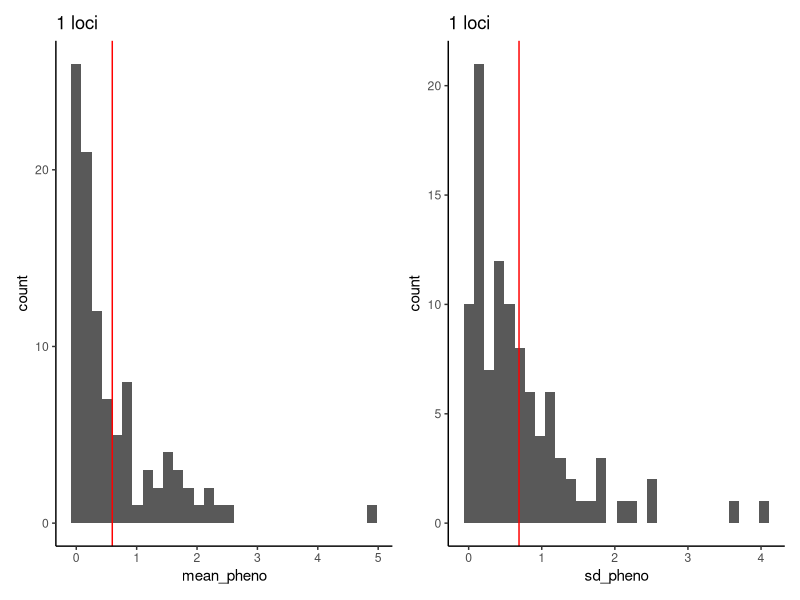
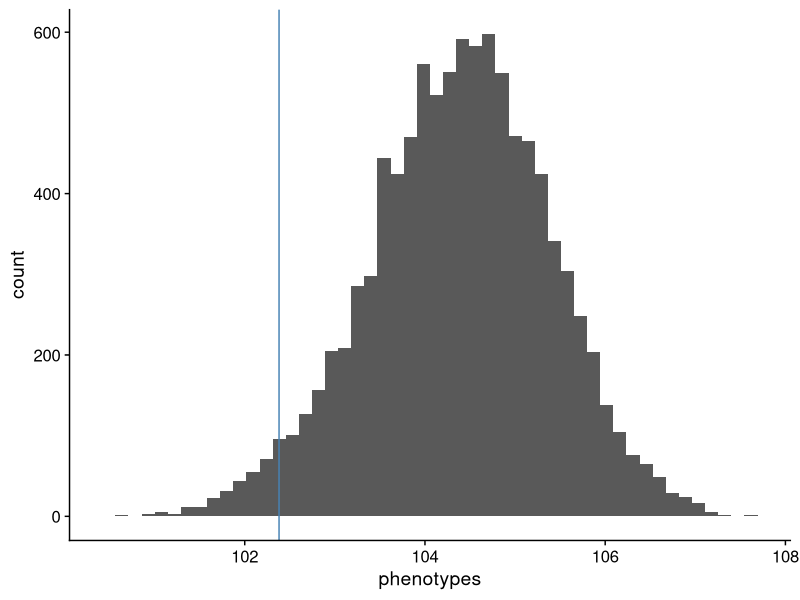
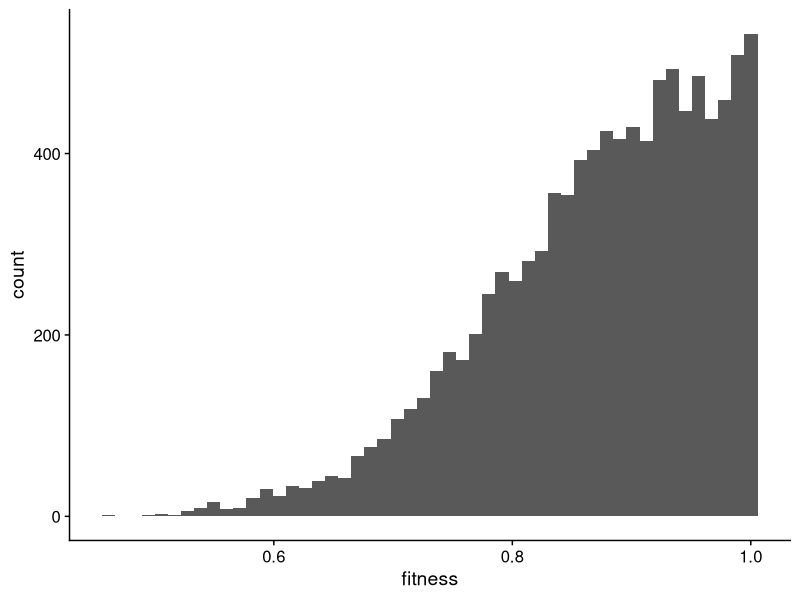
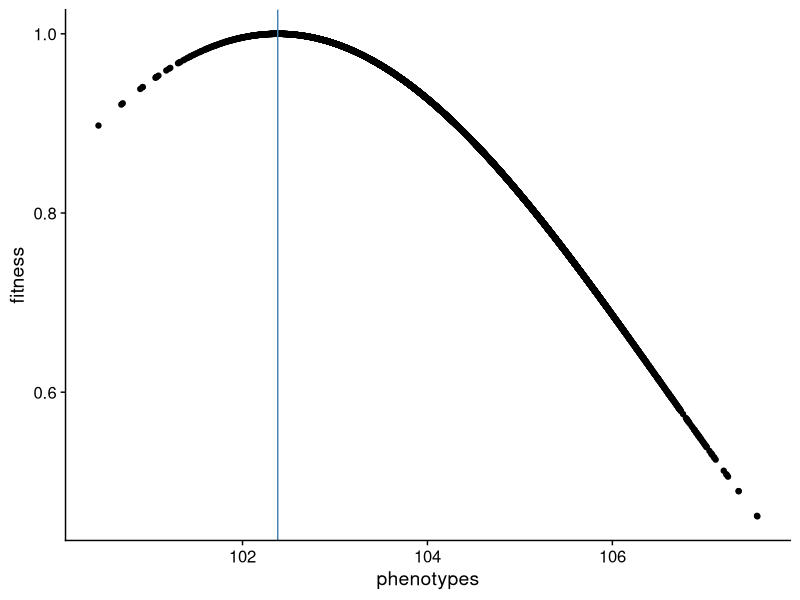
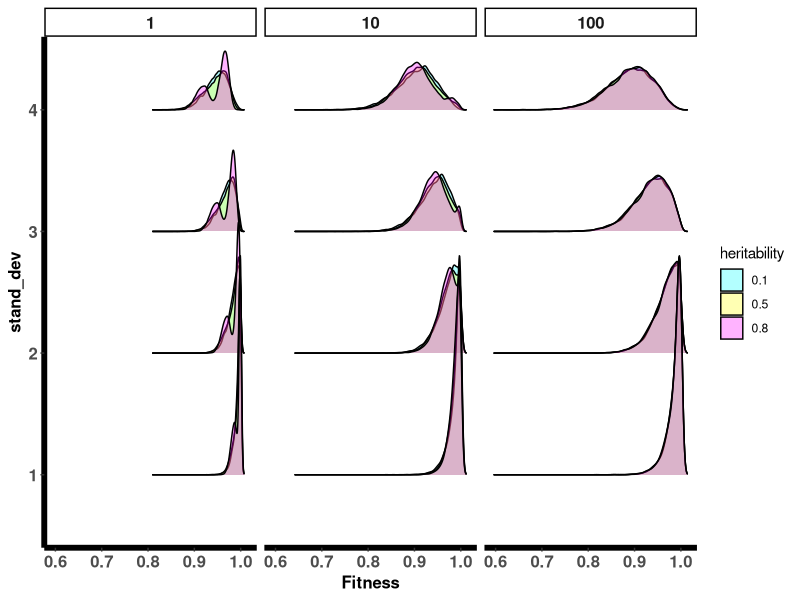
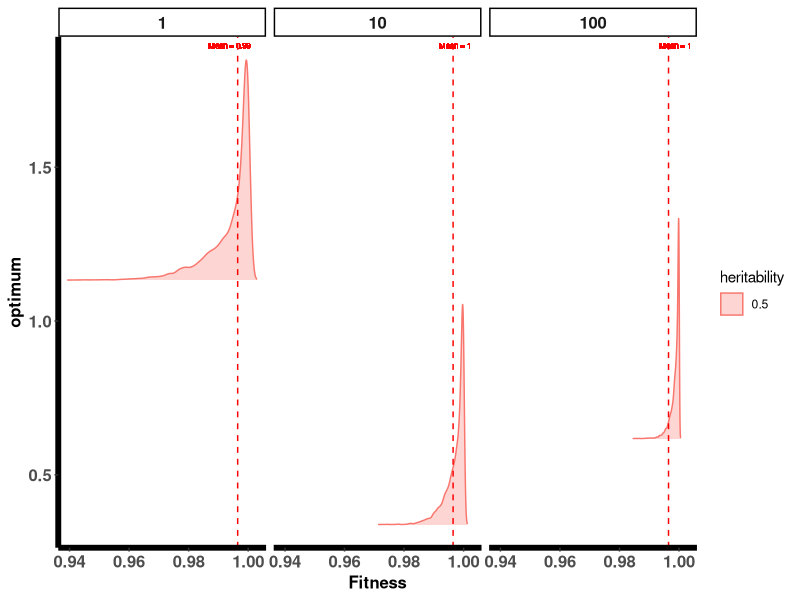

Reproduce these figures in R, in order. (Note: this script raises an error after producing the figures.)
## ---- chunk 1
library(tidyverse)
library(patchwork)
library(cowplot)

seeds <- round(seq(1234, 2500, length.out = 100))

nloci <- 1
ninds <- 10000
h2 <- 0.5

mean_pheno <- numeric(length = length(seeds))
sd_pheno <- numeric(length = length(seeds))

for (i in seq_along(seeds)) {
  seed <- seeds[i]
  set.seed(seed)
  
  effects <- rexp(nloci)
  markers <- runif(nloci, 0, 1) #Probability of carrying a given allele 
  additive <- numeric(length = ninds)
  
  for (ind in 1:ninds) {
    geno <- rbinom(nloci, 1, markers)
    effs <- geno*effects
    additive[ind] <- sum(effs)
  }
  V_A <- var(additive)
  V_E <- (V_A/h2)- V_A
  env <- rnorm(ninds, 0.0, sqrt(V_E))
  
  df <- tibble(phenotypes = additive + env)
  #df$phenotypes <- (df$phenotypes / sd(df$phenotypes))
  mean_pheno[i] <- mean(df$phenotypes)
  sd_pheno[i] <- sd(df$phenotypes)
}

mypheno <- tibble(mean_pheno = mean_pheno, sd_pheno = sd_pheno)
# head(mypheno)
# max(mypheno$mean_pheno)
# min(mypheno$mean_pheno)

µs <- mypheno %>% summarise(µp = mean(mean_pheno), µsd = mean(sd_pheno))
## ---- chunk 2
library(patchwork)

p1 <- ggplot()+
  geom_histogram(data = mypheno, aes(mean_pheno), bins = 30)+
  geom_vline(xintercept = µs$µp, color = "red")+
  ggtitle("1 loci")+
  theme(plot.title = element_text(hjust = 0.5))+
  theme_classic()

p2 <- ggplot()+
  geom_histogram(data = mypheno, aes(sd_pheno), bins = 30)+
  geom_vline(xintercept = µs$µsd, color = "red")+
  ggtitle("1 loci")+
  theme(plot.title = element_text(hjust = 0.5))+
  theme_classic()

p1|p2
## ---- chunk 3
library(tidyverse)
library(cowplot)
theme_set(theme_cowplot())

rm(list = ls())
set.seed(7711)

#how many loci
nloci <- 1

#how many individuals
ninds <- 10000

#heritability
h2 <- 0.5

#get effects
effects <- rexp(nloci)
#effects <- rgamma(nloci, 8, 7)
#effects <- rbeta(nloci, 1, 1)
#get freqs
markers <- runif(nloci,0.01,0.99)

additive <- numeric(length = ninds)

for(ii in 1:ninds){
  #get genotype for 10 loci for one individual
  geno <- rbinom(rep(1,10),rep(1,10), markers)
  effs <- geno*effects
  additive[ii] <- sum(effs)
}

V_A <- var(additive)
V_E <- (V_A/h2)- V_A
env <- rnorm(ninds, 0.0, sqrt(V_E))

phenotypes <- tibble(phenotypes = additive + env)

phenotypes$phenotypes <- (phenotypes$phenotypes/ sd(phenotypes$phenotypes)) + 100

#phenotypes$phenotypes <- ((phenotypes$phenotypes - mean(phenotypes$phenotypes))/sd(phenotypes$phenotypes)) + 100


#phenotypes$phenotypes <- (phenotypes$phenotypes/ max(phenotypes$phenotypes))  + 100
#phenotypes$phenotypes <- quantile(phenotypes$phenotypes, rank(phenotypes$phenotypes)/ length(phenotypes$phenotypes))
#phenotypes$phenotypes <- (phenotypes$phenotypes - mean(phenotypes$phenotypes))/ sd(phenotypes$phenotypes) 
#phenotypes$phenotypes <- ((phenotypes$phenotypes - min(phenotypes$phenotypes))/ (max(phenotypes$phenotypes) - min(phenotypes$phenotypes)))
#phenotypes$phenotypes <- (phenotypes$phenotypes/ mean(phenotypes$phenotypes))  + 100

#define new optimum
new_opt <- mean(phenotypes$phenotypes) - sd(phenotypes$phenotypes)*2

phenotypes |>
  ggplot(aes(x=phenotypes)) +
  geom_histogram(bins = 50) +
  geom_vline(xintercept = new_opt, color = "steelblue")


scaling_f <- mean(phenotypes$phenotypes)
  
#phenotypes$fitness <- 1 - ((phenotypes$phenotypes - new_opt)^2/phenotypes$phenotypes) #Quadratic
#phenotypes$fitness <- exp(-(1/10) * (phenotypes$phenotypes - new_opt)^2)# we can alsp try 1/
phenotypes$fitness <- exp(-(3/mean(phenotypes$phenotypes)) * ((phenotypes$phenotypes - new_opt))^2)

#phenotypes$fitness <- exp(-(3/(scaling_f)) * (phenotypes$phenotypes - new_opt)^2)
#phenotypes$fitness <- (dnorm(new_opt - phenotypes$phenotypes, 10))

phenotypes |>
  ggplot(aes(x=fitness)) +
  geom_histogram(bins = 50)


phenotypes |>
  ggplot(aes(phenotypes, fitness)) +
  geom_point() +
  #ylim(0,1) +
  geom_vline(xintercept = new_opt, color = "steelblue")
 #  
## ---- chunk 4
# nloci <- c(1, 10, 30, 100, 300, 1000)
# ninds <- 10000
# h2s <- c(0.1, 0.5, 0.8)
# sds <- 1:4
# 
# seeds <-1234 #round(seq(1234, 2500, length.out = 50))
# 
# # Initialize df dataframe
# df <- tibble()
# 
# for (seed in seeds) {
#   set.seed(seed)
#   
#   for(locus in nloci){
#     effects <- rexp(locus)
#     markers <- runif(locus, 0, 1) # Probability of carrying a given allele
#     additive <- numeric(length = ninds)
#     
#     for (ind in 1:ninds) {
#       geno <- rbinom(locus, 1, markers)
#       effs <- geno * effects
#       additive[ind] <- sum(effs)
#       V_A <- locus/3 # Scaling VA based on the observation
#     }
#    # V_A <- locus/3
#     #V_A <- var(additive)
#     
#     for(h2 in h2s){
#       V_E <- (V_A / h2) - V_A
#       env <- rnorm(ninds, 0.0, sqrt(V_E))
#       
#       for (sd in sds) {
#         myphedata <- tibble(
#           phenotypes = additive + env,
#           
#           mup = 0.5*locus, # Expected mean
#           sdp = sqrt(locus/(3*h2)), #Expected standard deviation
#           phenotype = ((phenotypes - mup)/sdp), # Phenotype scaling
#           
#           optimum = mean(phenotype) + (sd * sd(phenotype)),
#           sd = sd,  # Add sd column
#           seed = seed,  # Add seed column
#           h2 = h2,  # Add h2 column
#           locus = locus  # Add locus column
#         )
#         df <- bind_rows(df, myphedata)
#       }
#     }
#   }
# }
# 
# newdataset <- df %>% group_by(seed, sd, locus, h2) %>%
#   mutate(Fitness = exp(-(1/150) * (phenotype - optimum)^2),
#     heritability = factor(h2),
#     stand_dev = factor(sd))

## ---- chunk 5
# library(ggridges)
# theme_set(theme_classic())
# 
# ggplot(newdataset, aes(y = stand_dev, x = Fitness)) +
#   geom_density_ridges(aes(fill = heritability), alpha = 0.3,bandwidth = 0.01) + 
#   scale_fill_manual(values = c("cyan", "yellow", "magenta")) +
#   facet_grid(~locus)+
#   theme(axis.text = element_text(size = 12, face = "bold"),
#         axis.line = element_line(size = 2),
#         axis.title = element_text(size = 12, face = "bold"),
#         strip.text = element_text(size = 12, face = "bold"))
## ---- chunk 6
rm(list = ls())
library(tidyverse)

nloci <- c(1, 10, 100) #, 500, 1000, 10000
ninds <- 10000
h2s <- c(0.1, 0.5, 0.8)
sds <- 1:4

seeds <-1234 #round(seq(1234, 2500, length.out = 50))

# Initialize df dataframe
df <- tibble()

for (seed in seeds) {
  set.seed(seed)
  
  for(locus in nloci){
    effects <- rexp(locus)
    markers <- runif(locus, 0, 1) # Probability of carrying a given allele
    additive <- numeric(length = ninds)
    
    for (ind in 1:ninds) {
      geno <- rbinom(locus, 1, markers)
      effs <- geno * effects
      additive[ind] <- sum(effs)
    }
    V_A <- var(additive)#locus/3
    
    for(h2 in h2s){
      V_E <- (V_A / h2) - V_A
      env <- rnorm(ninds, 0.0, sqrt(V_E))

       for (sd in sds) {
         #sdp <- sqrt(locus / (3 * h2))
        if (locus == 1) {
          sdp <- sqrt(locus*3/h2)
        } else {
          sdp <- sqrt(locus / (3 * h2))
        }
        myphedata <- tibble(
          phenotypes = additive + env,
          
          mup = 0.5*locus, # Expected mean
          sdp = sdp, #Expected standard deviation.         
          phenotype = ((phenotypes - mup)/sdp), # Phenotype scaling
          
          optimum = mean(phenotype) + sd * sd(phenotype),
          ## Fitness = ifelse(locus==1, exp(-(1/100) * (phenotype - optimum)^2), 
            ##                exp(-(1/locus) * (phenotype - optimum)^2)),
          sd = sd,  # Add sd column
          seed = seed,  # Add seed column
          h2 = h2,  # Add h2 column
          locus = locus  # Add locus column
        )
        df <- bind_rows(df, myphedata)
      }
    }
  }
}

newdataset <- df %>% #group_by(sd, locus, h2) %>%
  mutate(heritability = factor(h2),
    stand_dev = factor(sd),
    Fitness = ifelse(locus==1, exp(-(1/150) * (phenotype - optimum)^2), 
                           exp(-(1/150) * (phenotype - optimum)^2))
    )

## ---- chunk 7
library(cowplot)
library(patchwork)
library(ggridges)
theme_set(theme_classic())

ggplot(newdataset, aes(y = stand_dev, x = Fitness)) +
  geom_density_ridges(aes(fill = heritability), alpha = 0.3) + # ,bandwidth = 0.12, rel_min_height = 0.0005
  scale_fill_manual(values = c("cyan", "yellow", "magenta")) +
  facet_grid(~locus, scales = "free_y")+
  #scale_y_discrete(expand = c(0.01, 0))+
  theme(axis.text = element_text(size = 12, face = "bold"),
        axis.line = element_line(size = 2),
        axis.title = element_text(size = 12, face = "bold"),
        strip.text = element_text(size = 12, face = "bold"))
## ---- chunk 8
rm(list = ls())
library(tibble)
library(dplyr)

nloci <- c(1, 10, 100) #, 500, 1000, 10000
ninds <- 10000
h2s <- c(0.5)
sds <- 1

seeds <- 1234 #round(seq(1234, 2500, length.out = 50))

# Initialize df dataframe
df <- tibble()

for (seed in seeds) {
  set.seed(seed)
  
  for (locus in nloci) {
    effects <- rexp(locus)
    markers <- runif(locus, 0, 1) # Probability of carrying a given allele
    additive <- numeric(length = ninds)
    
    for (ind in 1:ninds) {
      geno <- rbinom(locus, 1, markers)
      effs <- geno * effects
      additive[ind] <- sum(effs)
    }
    V_A <- var(additive) # locus/3
    
    for (h2 in h2s) {
      V_E <- (V_A / h2) - V_A
      env <- rnorm(ninds, 0.0, sqrt(V_E))
      
      for (sd in sds) {
        if (locus == 1) {
          sdp <- sqrt(locus * 3 / h2)
        } else {
          sdp <- sqrt(locus / (3 * h2))
        }
        myphedata <- tibble(
          phenotypes = additive + env,
          mup = 0.5 * locus, # Expected mean
          sdp = sdp, # Expected standard deviation
          phenotype = ((phenotypes - mup) / sdp), # Phenotype scaling
          optimum = mean(phenotype) + sd * sd(phenotype),
          sd = sd, # Add sd column
          seed = seed, # Add seed column
          h2 = h2, # Add h2 column
          locus = locus # Add locus column
        )
        df <- bind_rows(df, myphedata)
      }
    }
  }
}

newdataset <- df %>% group_by(sd, locus, h2, optimum) %>%
  mutate(
    heritability = factor(h2),
    stand_dev = factor(sd),
    Fitness = ifelse(locus == 1, exp(-(1/150) * (phenotype - optimum)^2),
                     exp(-(1/(150 * sqrt(locus))) * (phenotype - optimum)^2))
  )

## ---- chunk 9

newdataset2 <- newdataset %>% group_by(sd, locus, heritability) %>%
  mutate(Fitness = (round(Fitness, digits = 6)),
         Optimum = factor(round(optimum, digits = 6)),
         Mean_Fitness = mean(Fitness, na.rm = TRUE)) %>%
  filter(stand_dev ==1)

ggplot(newdataset2, aes(y = optimum, x = Fitness, color = heritability)) +
  geom_density_ridges(aes(fill = heritability), alpha = 0.3) +
  geom_vline(aes(xintercept = mean(Fitness)), linetype="dashed", color = "red") +
  geom_text(aes(x = Mean_Fitness, label = paste("Mean =", round(Mean_Fitness, 2))), y = Inf, vjust = 2, color = "red", size = 2) +
  facet_grid(~locus, scales = "free_y")+
  theme(axis.text = element_text(size = 12, face = "bold"),
        axis.line = element_line(size = 2),
        axis.title = element_text(size = 12, face = "bold"),
        strip.text = element_text(size = 12, face = "bold"))
## ---- chunk 10
newdataset2 <- df %>% group_by(seed, sd, locus, h2) %>%
  mutate(heritability = factor(h2),
    stand_dev = factor(sd),
    Fitness = as.factor(round(Fitness, digits = 5)))

ggplot(newdataset2, aes(phenotype, Fitness, fill = heritability)) +
  geom_density_ridges(aes(fill = heritability), alpha = 0.3) +
  facet_grid(~locus, scales = "free_y")+
  theme(axis.text = element_text(size = 12, face = "bold"),
        axis.line = element_line(size = 2),
        axis.title = element_text(size = 12, face = "bold"),
        strip.text = element_text(size = 12, face = "bold"))
## ---- chunk 11
#unique(newdataset2$Fitness)
## ---- chunk 12
rm(list = ls())
library(tibble)
library(dplyr)

nloci <- c(1, 10, 100, 300)
ninds <- 10000
h2s <- c(0.1, 0.5, 0.8)
sds <- 1:4

seeds <- 690897

# Initialize df as an empty tibble
df <- tibble()#numeric(length = ninds)

  # Loop for loci
  for (locus in nloci) {
    effects <- rexp(locus)
    markers <- runif(locus, 0, 1)
    additive <- numeric(length = ninds)

    #  Additive effects for individuals
    for (ind in 1:ninds) {
      geno <- rbinom(locus, 1, markers)
      effs <- geno * effects
      additive[ind] <- sum(effs)
    }
    V_A <- locus / 3

    # Loop for heritabilities
    for (h2 in h2s) {
      V_E <- (V_A / h2) - V_A
      env <- rnorm(ninds, 0.0, sqrt(V_E))
      
      for (stand in sds) {
        myphedata <- tibble(
          phenotypes = additive + env,
          mup = 0.5 * locus, # Expected mean
          sdp = ifelse(locus == 1, sqrt((3*locus) / h2), sqrt(locus / (3 * h2))), 
          phenotype = (phenotypes - mup) / sdp, # Phenotype scaling
          optimum = mean(phenotype) + (stand * sd(phenotype)),
          Fitness = ifelse(locus <= 10, exp(-(1/100) * (phenotype - optimum)^2), 
                           exp(-(1/(100*sdp)) * (phenotype - optimum)^2)),
          stand = stand,  
          h2 = h2,  
          locus = locus
        )
        df <- bind_rows(df, myphedata)
      }
    }
  }

## ---- chunk 13
newdataset <- df %>%
  group_by(stand, locus, h2) %>%
  mutate(
    heritability = factor(h2),
    stand_dev = factor(stand),
    optimum = factor(optimum),
    mean_fitness = mean(Fitness)
  )
## ---- chunk 14
library(ggplot2)
library(ggridges)
theme_set(theme_classic())

ggplot(newdataset %>% filter(stand==4, heritability == 0.5), aes(x = Fitness, y = round(optimum, digits = 4))) +
  geom_density_ridges(aes(fill = heritability), alpha = 0.3, bandwidth = 0.01) + # fill = heritability
  scale_fill_manual(values = c("magenta", "cyan", "yellow")) +
  geom_vline(aes(xintercept = mean_fitness), color = "darkblue") +
  geom_text(aes(x = mean_fitness, label = paste("Mean =", round(mean_fitness, 4)),), y = 3, vjust = 0.5, hjust = 0.5, color = "darkblue", size = 2) +
  facet_grid(~locus)
## ---- chunk 15
library(tidyverse)
library(cowplot)
library(ggridges)
sds <- 1:4
dataf1 <- list() # Ensure this is a list
for (sdt in sds) {
  set.seed(124935)
  phenotypes <- seq(from = -6, to = 6, by = 0.1)
  phenotypes = (phenotypes - mean(phenotypes))/sd(phenotypes)
  optimum <- mean(phenotypes) + sdt * sd(phenotypes)
  fitness <- exp(-(1/150) * (phenotypes - optimum)^2)
  sdt <- sdt
  dataf1[[sdt]] <- tibble(phenotypes, optimum, fitness, sdt) # Corrected to dataf1
}
#tail(dataf1[[4]]) # Display the head of the first tibble in the list
dataf1 <- bind_rows(dataf1)
tail(dataf1)
## ---- chunk 16
library(ggridges)
theme_set(theme_classic())

dataf2 <- dataf1 %>% 
  mutate(optimum = factor(round(optimum, digits = 3)), standv = factor(sdt))

# Calculate the mean fitness for each standv group
mean_fitness <- dataf2 %>% 
  group_by(standv) %>% 
  summarize(mean_optimum = mean(fitness))

ggplot(dataf2) +
  geom_density_ridges(aes(y = optimum, x = fitness, color = standv, fill = standv), alpha = 0.3) +
  geom_vline(data = mean_fitness, aes(xintercept = mean_optimum), color = "blue") +
  geom_text(data = mean_fitness, aes(x = mean_optimum, label = paste("Mean =", round(mean_optimum, 2))), 
            y = 5, vjust = 0.5, hjust = 0.5, color = "darkred", size = 3) +  
  facet_grid(~standv, scales = "free_y") +
  theme(axis.text = element_text(size = 12, face = "bold"),
        axis.line = element_line(size = 2),
        axis.title = element_text(size = 12, face = "bold"),
        strip.text = element_text(size = 12, face = "bold"))
## ---- chunk 17
rm(list = ls())
library(tibble)
library(dplyr)

nloci <- c(1, 10, 100) # Number of loci
inds <- 10000 # Number of individuals
h2s <- c(0.1, 0.8) # Heritability
sds <- 1:4 # Standard deviations for optimum

# dataframe
df_list <- list()  # List to store iterations
for (iteration in 1:500) { # 1000 iterations
  df <- tibble()  # dataframe for each iteration
  mypheno <- list()
  #set.seed(iteration)  # Use iteration as seeds
  for(locus in nloci){
    effs <- rexp(locus) # Random effects
    markers <- runif(locus, 0, 1) # Random markers
    additive <- numeric(inds)
    for(ind in 1:inds){
      genome <- rbinom(locus, 1, markers) # Genomic representation
      effects <- genome * effs # Calculate effects
      additive[ind] <- sum(effects) # Sum of effects
    }
    VA <- locus/3#var(additive) # Additive variance
    for(h2 in h2s){
      VE <- (VA/h2) - VA # Environmental variance
      env <- rnorm(inds, 0, sqrt(VE)) # Environmental effect
      for(standv in sds){
        # Adjust phenotype scaling based on locus and heritability
        sdp = sqrt(locus/(3 * h2))
        mypheno <- tibble(
          phenotypes = additive + env,
          mup = 0.5 * locus, # Mean phenotype
          sdp = sdp, # Standard deviation of phenotype
          standv = standv,
          heritability = h2,
          locus = locus
        )
        df <- bind_rows(df, mypheno)
      }
    }
  }
  df_list[[iteration]] <- df  # Store dataframe in my list of data
}

# A single dataframe
combined_df <- do.call(bind_rows, df_list)

newdataset <- combined_df %>%
  group_by(heritability, locus, standv) %>%
  mutate(phenotype = (phenotypes - mup) / sdp, # Scaled phenotype
         optimum = mean(phenotype) + (standv * sd(phenotype)), # Optimum phenotype
         Fitness = case_when(
           locus == 1 ~ exp(-(sd(phenotype)/50) *  (phenotype - optimum)^2),
           TRUE ~ exp(-(sd(phenotype)/50) * (phenotype - optimum)^2)),
       #  Fitness = exp(-(1/200) * (phenotype - optimum)^2),
         mean_fit = mean(Fitness),
         heritability = factor(heritability),
         standv = factor(standv)) 

## ---- chunk 18
#theme_set(theme_classic())
theme_set(theme_cowplot())

newdataset <- newdataset %>% filter(heritability == 0.1,locus <= 100)

ggplot(newdataset, #standv == 4,
       aes(x = round(phenotype,digits = 5),
           y = round(Fitness, digits = 5), color = standv)) +
  #geom_density_ridges(alpha = 0.3) +
  geom_point()+
  facet_grid(~locus, scales = "free_y")+
  theme(axis.text = element_text(size = 12, face = "bold"),
        axis.title = element_text(size = 12, face = "bold"),
        strip.text = element_text(size = 12, face = "bold"))
## ---- chunk 19

theme_set(theme_classic())

ggplot(newdataset %>% 
  filter(standv == 4), aes(Fitness)) +
  geom_density()+
  geom_vline(data = newdataset%>% 
  filter(standv == 4), aes(xintercept = mean_fit), color = "darkred") +
  geom_text(data = newdataset%>% 
  filter(standv == 4), aes(x = mean_fit, label = round(mean_fit, 4)), color = "red", vjust = 5, hjust = 0.1, y = Inf) +
  facet_wrap(~interaction(locus,heritability), scales = "free_y", ncol = 3) +
  theme(axis.text = element_text(size = 12, face = "bold"),
        axis.title = element_text(size = 12, face = "bold"),
        strip.text = element_text(size = 12, face = "bold"))
## ---- chunk 20
library(ggridges)
theme_set(theme_classic())

ggplot(newdataset %>% 
  filter(locus <=100), aes(y = standv, x = Fitness)) +
  geom_density_ridges(aes(fill = heritability), alpha = 0.3) + 
  scale_fill_manual(values = c("cyan", "yellow", "magenta")) +
  facet_grid(~locus, scales = "free_y")+
  theme(axis.text = element_text(size = 12, face = "bold"),
        #axis.line = element_line(size = 2),
        axis.title = element_text(size = 12, face = "bold"),
        strip.text = element_text(size = 12, face = "bold"))
## ---- chunk 21
theme_set(theme_classic())
ggplot(newdataset %>% filter(standv == 4, heritability == 0.1, locus <= 100) %>%
         group_by(locus), aes(x = Fitness, y = optimum)) +
  geom_density_ridges(aes(fill = heritability), alpha = 0.3, bandwidth = 0.01) +
  geom_vline(data = . %>% group_by(locus) %>% summarise(MeanFitness = mean(Fitness)), aes(xintercept = MeanFitness), color = "darkblue") +
  geom_text(data = . %>% group_by(locus) %>% summarise(MeanFitness = mean(Fitness)), aes(x = MeanFitness, label = paste("Mean =", round(MeanFitness, 4))),  y = 4, vjust = 0.5, hjust = 0.5, color = "darkblue", size = 3) +
  facet_grid(~locus) +
  theme(legend.position = "none",
        axis.text = element_text(size = 12, face = "bold"),
        axis.title = element_text(size = 12, face = "bold"),
        strip.text = element_text(size = 12, face = "bold"))

## ---- chunk 22
#theme_set(theme_classic())
theme_set(theme_cowplot())

newdataset <- newdataset %>% filter(heritability == 0.1,locus <= 100)

ggplot(newdataset, #standv == 4,
       aes(x = round(phenotype,digits = 5),
           y = round(Fitness, digits = 5), color = standv)) +
  #geom_density_ridges(alpha = 0.3) +
  geom_point()+
  facet_grid(~locus, scales = "free_y")+
  theme(axis.text = element_text(size = 12, face = "bold"),
        axis.title = element_text(size = 12, face = "bold"),
        strip.text = element_text(size = 12, face = "bold"))

# 
# max_fitness <- newdataset %>%
#   group_by(standv, locus) %>%
#   summarise(max_fitness = max(Fitness), phenotype_at_max_fitness = phenotype[which.max(Fitness)])
# 
# # Join this information back to the original dataset
# newdataset <- left_join(newdataset, max_fitness, by = c("standv", "locus"))
# 
# # plot
# ggplot(newdataset, aes(x = round(phenotype, digits = 5), y = round(Fitness, digits = 5), color = standv)) +
#   geom_point() +
#   geom_vline(aes(xintercept = round(phenotype_at_max_fitness, digits = 5)), linetype = "dashed") +
#   geom_text(aes(x = round(phenotype_at_max_fitness, digits = 5), label = round(phenotype_at_max_fitness, digits = 5)), hjust = -0.2) +
#   facet_grid(~locus, scales = "free_y") +
#   theme(axis.text = element_text(size = 12, face = "bold"),
#         axis.title = element_text(size = 12, face = "bold"),
#         strip.text = element_text(size = 12, face = "bold"))

